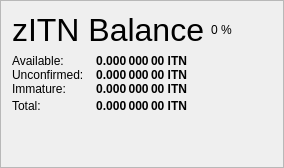
                   <widget class="QFrame" name="frame_ZerocoinBalances">
                    <property name="frameShape">
                     <enum>QFrame::StyledPanel</enum>
                    </property>
                    <property name="frameShadow">
                     <enum>QFrame::Raised</enum>
                    </property>
                    <layout class="QVBoxLayout" name="verticalLayout_7">
                     <item>
                      <layout class="QHBoxLayout" name="horizontalLayout_8" stretch="0,0,0">
                       <item>
                        <widget class="QLabel" name="label_5z_3">
                         <property name="minimumSize">
                          <size>
                           <width>0</width>
                           <height>20</height>
                          </size>
                         </property>
                         <property name="font">
                          <font>
                           <pointsize>24</pointsize>
                           <weight>50</weight>
                           <bold>false</bold>
                          </font>
                         </property>
                         <property name="text">
                          <string>zITN Balance</string>
                         </property>
                        </widget>
                       </item>
                       <item>
                        <widget class="QLabel" name="labelzITNPercent">
                         <property name="text">
                          <string notr="true">0 %</string>
                         </property>
                        </widget>
                       </item>
                       <item>
                        <spacer name="horizontalSpacer_11">
                         <property name="orientation">
                          <enum>Qt::Horizontal</enum>
                         </property>
                         <property name="sizeHint" stdset="0">
                          <size>
                           <width>40</width>
                           <height>20</height>
                          </size>
                         </property>
                        </spacer>
                       </item>
                      </layout>
                     </item>
                     <item>
                      <layout class="QGridLayout" name="gridLayout_5">
                       <property name="horizontalSpacing">
                        <number>12</number>
                       </property>
                       <property name="verticalSpacing">
                        <number>0</number>
                       </property>
                       <item row="1" column="0">
                        <widget class="QLabel" name="labelzBalanceMatureText">
                         <property name="toolTip">
                          <string>Mature: more than 20 confirmation and more than 1 mint of the same denomination after it was minted.
These zITN are spendable.</string>
                         </property>
                         <property name="text">
                          <string>Available:</string>
                         </property>
                        </widget>
                       </item>
                       <item row="1" column="1">
                        <widget class="QLabel" name="labelzBalanceMature">
                         <property name="font">
                          <font>
                           <weight>75</weight>
                           <bold>true</bold>
                          </font>
                         </property>
                         <property name="toolTip">
                          <string>Mature: more than 20 confirmation and more than 1 mint of the same denomination after it was minted.
These zITN are spendable.</string>
                         </property>
                         <property name="text">
                          <string notr="true">0.000 000 00 ITN</string>
                         </property>
                         <property name="alignment">
                          <set>Qt::AlignRight|Qt::AlignTrailing|Qt::AlignVCenter</set>
                         </property>
                        </widget>
                       </item>
                       <item row="2" column="0">
                        <widget class="QLabel" name="labelzBalanceUnconfirmedText">
                         <property name="toolTip">
                          <string>Unconfirmed: less than 20 confirmations
Immature: confirmed, but less than 3 mints of the same denomination after it was minted</string>
                         </property>
                         <property name="text">
                          <string>Unconfirmed:</string>
                         </property>
                        </widget>
                       </item>
                       <item row="2" column="1">
                        <widget class="QLabel" name="labelzBalanceUnconfirmed">
                         <property name="font">
                          <font>
                           <weight>75</weight>
                           <bold>true</bold>
                          </font>
                         </property>
                         <property name="toolTip">
                          <string>Unconfirmed: less than 20 confirmations
Immature: confirmed, but less than 3 mints of the same denomination after it was minted</string>
                         </property>
                         <property name="text">
                          <string notr="true">0.000 000 00 ITN</string>
                         </property>
                         <property name="alignment">
                          <set>Qt::AlignRight|Qt::AlignTrailing|Qt::AlignVCenter</set>
                         </property>
                        </widget>
                       </item>
                       <item row="3" column="0">
                        <widget class="QLabel" name="labelzBalanceImmatureText">
                         <property name="toolTip">
                          <string>Unconfirmed: less than 20 confirmations
Immature: confirmed, but less than 3 mints of the same denomination after it was minted</string>
                         </property>
                         <property name="text">
                          <string>Immature:</string>
                         </property>
                        </widget>
                       </item>
                       <item row="3" column="1">
                        <widget class="QLabel" name="labelzBalanceImmature">
                         <property name="font">
                          <font>
                           <weight>75</weight>
                           <bold>true</bold>
                          </font>
                         </property>
                         <property name="toolTip">
                          <string>Unconfirmed: less than 20 confirmations
Immature: confirmed, but less than 3 mints of the same denomination after it was minted</string>
                         </property>
                         <property name="text">
                          <string notr="true">0.000 000 00 ITN</string>
                         </property>
                         <property name="alignment">
                          <set>Qt::AlignRight|Qt::AlignTrailing|Qt::AlignVCenter</set>
                         </property>
                        </widget>
                       </item>
                       <item row="4" column="0">
                        <widget class="QLabel" name="labelzBalanceText">
                         <property name="toolTip">
                          <string>Your current zITN balance, unconfirmed and immature zITN included.</string>
                         </property>
                         <property name="text">
                          <string>Total:</string>
                         </property>
                        </widget>
                       </item>
                       <item row="4" column="1">
                        <widget class="QLabel" name="labelzBalance">
                         <property name="font">
                          <font>
                           <weight>75</weight>
                           <bold>true</bold>
                          </font>
                         </property>
                         <property name="cursor">
                          <cursorShape>IBeamCursor</cursorShape>
                         </property>
                         <property name="toolTip">
                          <string>Your current zITN balance, unconfirmed and immature zITN included.</string>
                         </property>
                         <property name="text">
                          <string notr="true">0.000 000 00 ITN</string>
                         </property>
                         <property name="alignment">
                          <set>Qt::AlignRight|Qt::AlignTrailing|Qt::AlignVCenter</set>
                         </property>
                         <property name="textInteractionFlags">
                          <set>Qt::LinksAccessibleByMouse|Qt::TextSelectableByKeyboard|Qt::TextSelectableByMouse</set>
                         </property>
                        </widget>
                       </item>
                       <item row="4" column="2">
                        <spacer name="horizontalSpacer_4">
                         <property name="orientation">
                          <enum>Qt::Horizontal</enum>
                         </property>
                         <property name="sizeHint" stdset="0">
                          <size>
                           <width>40</width>
                           <height>20</height>
                          </size>
                         </property>
                        </spacer>
                       </item>
                      </layout>
                     </item>
                     <item>
                      <spacer name="verticalSpacer_4">
                       <property name="orientation">
                        <enum>Qt::Vertical</enum>
                       </property>
                       <property name="sizeHint" stdset="0">
                        <size>
                         <width>20</width>
                         <height>40</height>
                        </size>
                       </property>
                      </spacer>
                     </item>
                    </layout>
                   </widget>
